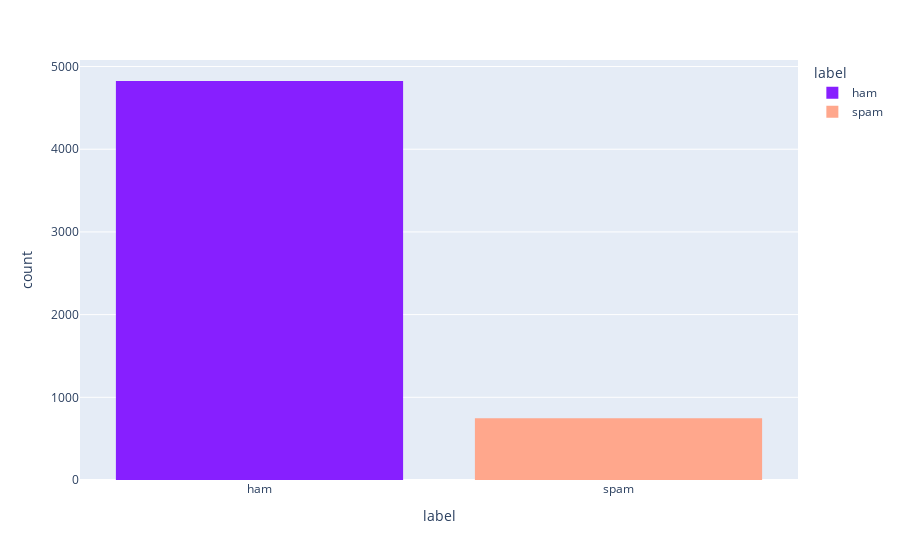

Write notebook code for a chart like this one.
### Code cell
fig = px.histogram(df, x="label", color="label", color_discrete_sequence=["#871fff","#ffa78c"])
fig.show()

### Figure 1 — Plotly figure (JSON) as saved in the notebook; plotly's stock layout.template omitted (floating-point values rounded to 4 significant figures; data arrays with more than 128 entries replaced by an {"elided": "..."} marker saying what was removed)
{"data": [{"alignmentgroup": "True", "bingroup": "x", "hovertemplate": "label=%{x}<br>count=%{y}<extra></extra>", "legendgroup": "ham", "marker": {"color": "#871fff", "pattern": {"shape": ""}}, "name": "ham", "offsetgroup": "ham", "orientation": "v", "showlegend": true, "type": "histogram", "x": {"elided": "4825 str values"}, "xaxis": "x", "yaxis": "y"}, {"alignmentgroup": "True", "bingroup": "x", "hovertemplate": "label=%{x}<br>count=%{y}<extra></extra>", "legendgroup": "spam", "marker": {"color": "#ffa78c", "pattern": {"shape": ""}}, "name": "spam", "offsetgroup": "spam", "orientation": "v", "showlegend": true, "type": "histogram", "x": {"elided": "747 str values"}, "xaxis": "x", "yaxis": "y"}], "layout": {"autosize": true, "barmode": "relative", "legend": {"title": {"text": "label"}, "tracegroupgap": 0}, "margin": {"t": 60}, "xaxis": {"anchor": "y", "autorange": true, "categoryarray": ["ham", "spam"], "categoryorder": "array", "domain": [0, 1], "range": [-0.5, 1.5], "title": {"text": "label"}, "type": "category"}, "yaxis": {"anchor": "x", "autorange": true, "domain": [0, 1], "range": [0, 5079.0], "title": {"text": "count"}}}}
